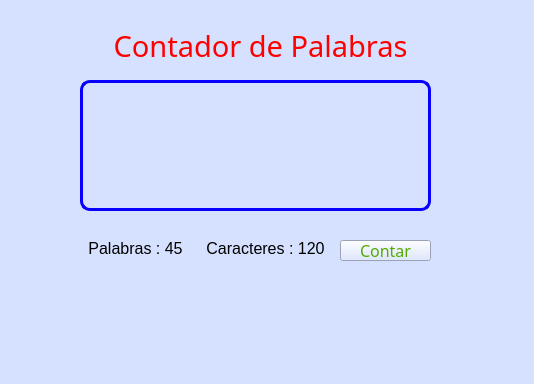
<?xml version="1.0" encoding="UTF-8"?>
<ui version="4.0">
 <class>MainWindow</class>
 <widget class="QMainWindow" name="MainWindow">
  <property name="geometry">
   <rect>
    <x>0</x>
    <y>0</y>
    <width>534</width>
    <height>384</height>
   </rect>
  </property>
  <property name="windowTitle">
   <string>MainWindow</string>
  </property>
  <property name="styleSheet">
   <string notr="true">background-color: rgb(213, 225, 255);</string>
  </property>
  <widget class="QWidget" name="centralwidget">
   <widget class="QLabel" name="label">
    <property name="geometry">
     <rect>
      <x>110</x>
      <y>20</y>
      <width>301</width>
      <height>51</height>
     </rect>
    </property>
    <property name="font">
     <font>
      <family>Gadugi</family>
      <pointsize>22</pointsize>
     </font>
    </property>
    <property name="styleSheet">
     <string notr="true">color: rgb(255, 0, 0);</string>
    </property>
    <property name="text">
     <string>Contador de Palabras</string>
    </property>
    <property name="alignment">
     <set>Qt::AlignCenter</set>
    </property>
   </widget>
   <widget class="QLineEdit" name="edtCaracteres">
    <property name="geometry">
     <rect>
      <x>80</x>
      <y>80</y>
      <width>351</width>
      <height>131</height>
     </rect>
    </property>
    <property name="styleSheet">
     <string notr="true">border-radius: 10px;
border: 3px solid #0800ff;</string>
    </property>
    <property name="text">
     <string/>
    </property>
    <property name="alignment">
     <set>Qt::AlignLeading|Qt::AlignLeft|Qt::AlignTop</set>
    </property>
   </widget>
   <widget class="QLabel" name="tvPalabras">
    <property name="geometry">
     <rect>
      <x>80</x>
      <y>240</y>
      <width>111</width>
      <height>16</height>
     </rect>
    </property>
    <property name="font">
     <font>
      <pointsize>12</pointsize>
     </font>
    </property>
    <property name="text">
     <string>Palabras : 45</string>
    </property>
    <property name="alignment">
     <set>Qt::AlignCenter</set>
    </property>
   </widget>
   <widget class="QLabel" name="tvCaracteres">
    <property name="geometry">
     <rect>
      <x>200</x>
      <y>240</y>
      <width>131</width>
      <height>16</height>
     </rect>
    </property>
    <property name="font">
     <font>
      <pointsize>12</pointsize>
     </font>
    </property>
    <property name="text">
     <string>Caracteres : 120</string>
    </property>
    <property name="alignment">
     <set>Qt::AlignCenter</set>
    </property>
   </widget>
   <widget class="QPushButton" name="btnContar">
    <property name="geometry">
     <rect>
      <x>340</x>
      <y>240</y>
      <width>91</width>
      <height>21</height>
     </rect>
    </property>
    <property name="font">
     <font>
      <family>Segoe Print</family>
      <pointsize>12</pointsize>
     </font>
    </property>
    <property name="styleSheet">
     <string notr="true">color: rgb(85, 170, 0);</string>
    </property>
    <property name="text">
     <string>Contar</string>
    </property>
   </widget>
  </widget>
  <widget class="QMenuBar" name="menubar">
   <property name="geometry">
    <rect>
     <x>0</x>
     <y>0</y>
     <width>534</width>
     <height>21</height>
    </rect>
   </property>
  </widget>
  <widget class="QStatusBar" name="statusbar"/>
 </widget>
 <resources/>
 <connections/>
</ui>
